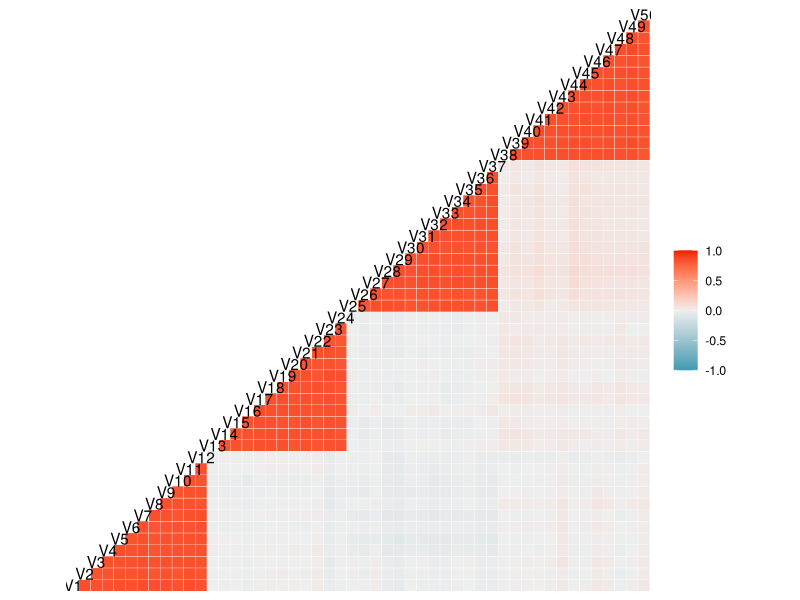
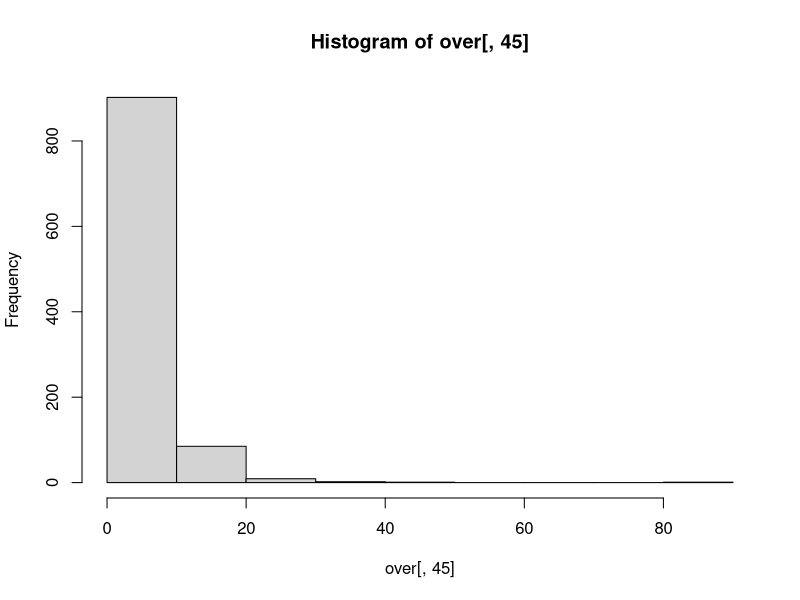
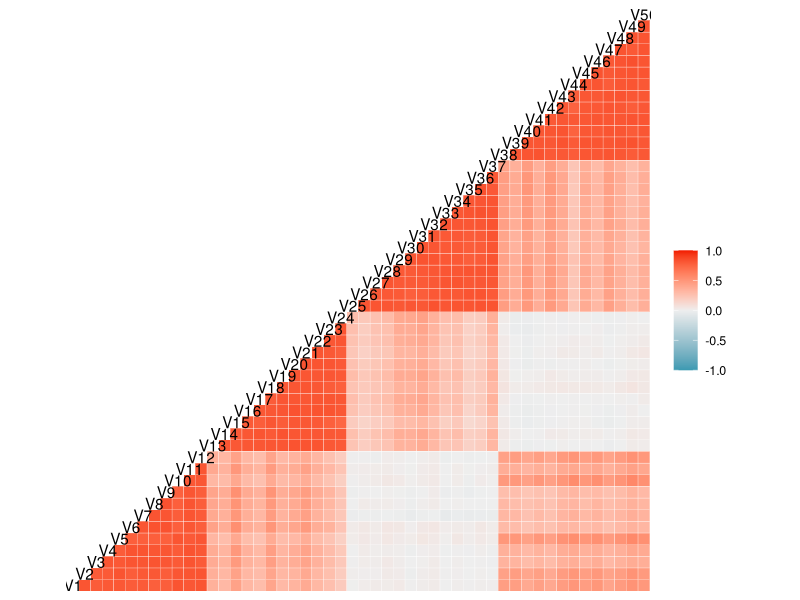
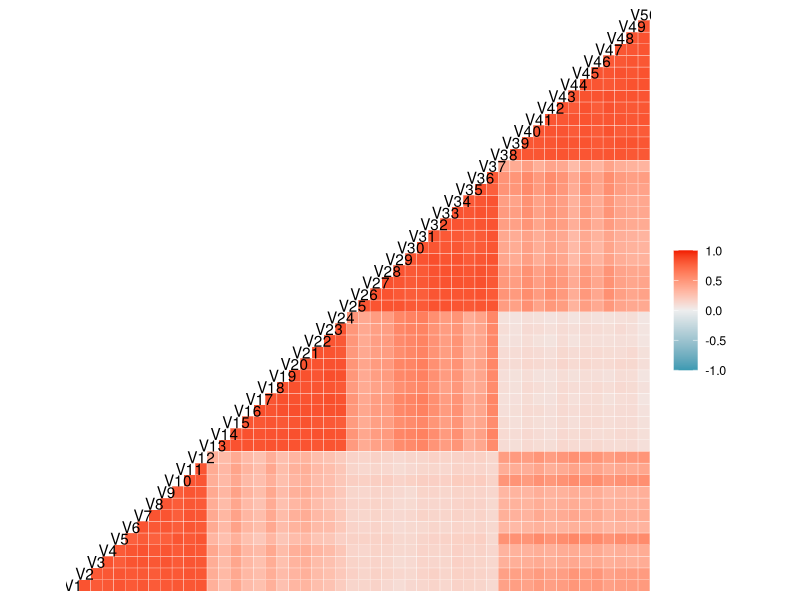
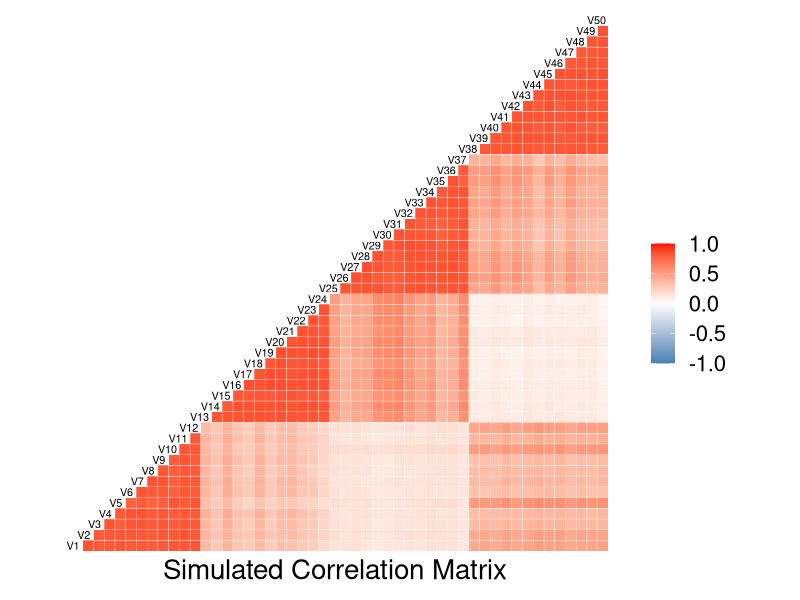
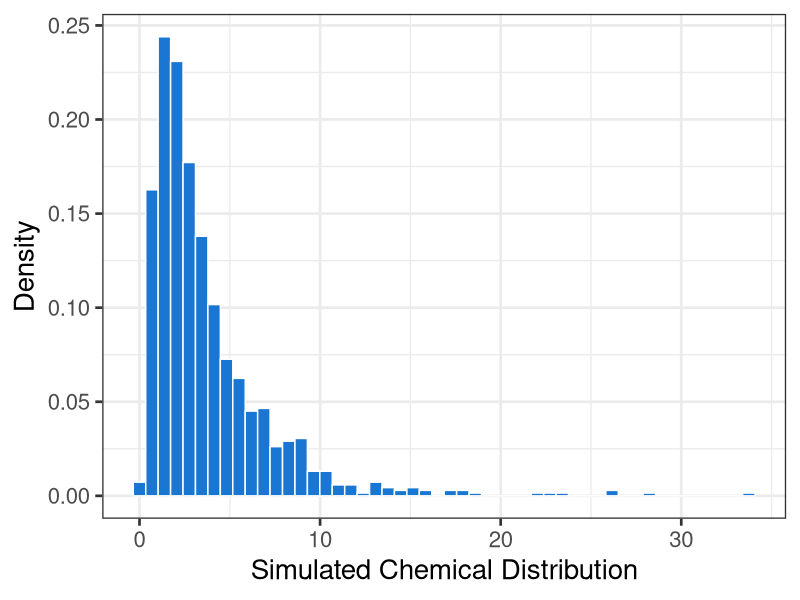
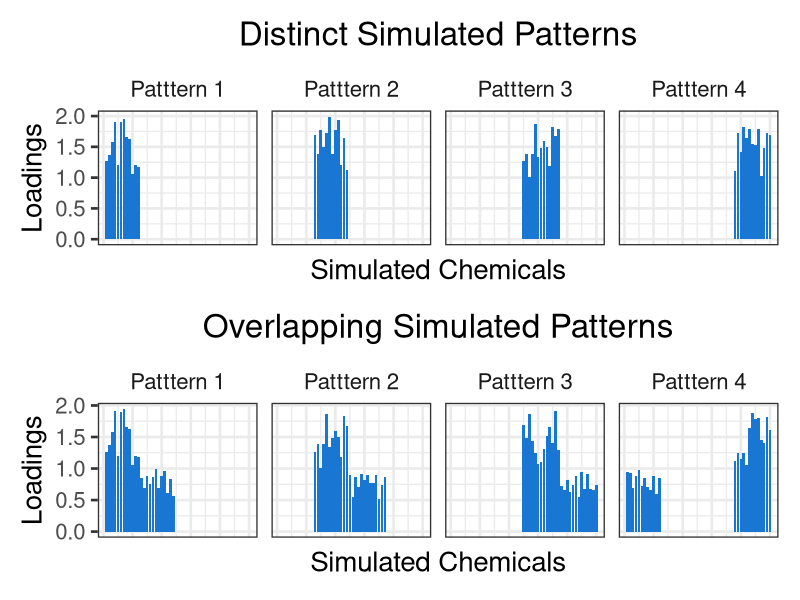

Recreate these plots in R, in order.
## ---- chunk 1
options(scipen = 999)

library(MASS)
library(tidyverse)
library(GGally)
library(patchwork)
## ---- chunk 2
## Construct a matrix for 4 TRUE exposure patterns
create_patterns_dist <- function (seed) {
  set.seed(seed)
  patterns_dist <- 
    rbind(c(runif(12, 1, 2),   rep(0, 38)),
          c(rep(0, 12),        runif(12, 1, 2),   rep(0, 26)),
          c(rep(0, 24),                           runif(13, 1, 2),  rep(0, 13)),
          c(rep(0, 37), runif(13, 1, 2)))
  patterns_dist
}

patterns_dist_iter <- tibble(seed = 1:100) %>% 
 mutate(true_patterns = map(seed, create_patterns_dist))
## ---- chunk 3
create_scores_dist <- function (seed) {
  scores_dist <- matrix(nrow = 1000, ncol = 4)
  set.seed(seed)
  scores_dist <- exp(mvrnorm(n = 1000, mu = rep(0, 4),
                          Sigma = diag(rep(1, 4)))) # Independent log normal dist
  scores_dist
}

scores_dist_iter <- patterns_dist_iter %>% 
 mutate(true_scores = map(seed, create_scores_dist))
## ---- chunk 4
sim_dist <- scores_dist_iter %>% 
  mutate(chem = map2(true_scores, true_patterns, `%*%`))
## ---- chunk 5
add_noise <- function (seed, chemx) {
  n = nrow(chemx)
  p = ncol(chemx)
  noise <- matrix(NA, nrow = n, ncol = p)

  for (i in 1:p) {
    noise[,i] <- (rnorm(n, mean = 0, sd = sd(chemx[,i])/2))
  }
  sim = pmax(chemx + noise, 0)
  sim
}

sim_dist <- sim_dist %>% 
 mutate(sim = map2(seed, chem, add_noise))
## ---- chunk 6
sort(apply(sim_dist$chem[[1]], 2, var)/5)  
sort(apply(sim_dist$sim[[1]], 2, sd)/2)

dist <- sim_dist$sim[[1]]
ggcorr(as_tibble(dist))
cor(dist)[1:15,1:7]
## ---- chunk 7
create_patterns_over <- function (seed) {
  set.seed(seed)
  patterns_cor <-
    rbind(c(runif(12, 1, 2),   runif(12, 0.5, 1), rep(0, 26)),
          c(rep(0, 12),        runif(12, 1, 2),   runif(13, 0.5, 1), rep(0, 13)),
          c(rep(0, 24),                           runif(13, 1, 2),   runif(13, 0.5, 1)),
          c(runif(12, 0.5, 1), rep(0, 25),        runif(13, 1, 2)))
  patterns_cor
}

patterns_over_iter <- tibble(seed = 1:100) %>% 
 mutate(true_patterns = map(seed, create_patterns_over))
## ---- chunk 8
sim_over <- scores_dist_iter %>% 
  dplyr::select(seed, true_scores) %>% 
  full_join(., patterns_over_iter) %>% 
  mutate(chem = map2(true_scores, true_patterns, `%*%`))
## ---- chunk 9
sim_over <- sim_over %>% 
 mutate(sim = map2(seed, chem, add_noise))
## ---- chunk 10
over <- sim_over$sim[[1]]
hist(over[,45])
ggcorr(over)
cor(over)[1:15,1:7]
## ---- chunk 11
create_scores_cor <- function (seed) {
  scores_cor <- matrix(nrow = 1000, ncol = 4)
  cov <- matrix( c(1,    0.25, 0.15, 0.15,
                  0.25, 1,    0.15, 0.15,
                  0.15, 0.15, 1,    0.25,
                  0.15, 0.15, 0.25, 1), nrow = 4)
  
  set.seed(seed)
  scores_cor <- exp(mvrnorm(n = 1000, mu = rep(0, 4), 
                          Sigma = cov)) # dists are kind of DEPENDENT
  }

scores_cor_iter <- patterns_over_iter %>% 
 mutate(true_scores = map(seed, create_scores_cor))
## ---- chunk 12
sim_cor <- scores_cor_iter %>% 
  dplyr::select(seed, true_scores) %>% 
  full_join(., patterns_over_iter) %>% 
  mutate(chem = map2(true_scores, true_patterns, `%*%`))
## ---- chunk 13
sim_cor <- sim_cor %>% 
 mutate(sim = map2(seed, chem, add_noise))
## ---- chunk 14
cor <- sim_cor$sim[[1]]

cor(cor)[1:15,1:7]

ggcorr(cor)
## ---- chunk 15
#pdf("/Users/lizzy/OneDrive/Columbia/Spring 2021/netflix/figures/sim_corr.pdf")
ggcorr(cor, 
       hjust = 0.85, size = 2.75, layout.exp = 1,
       low = "steelblue", mid = "white", high = "red") +
  labs(x = "Simulated Correlation Matrix") +
  theme_minimal(base_size = 20)
#dev.off()

#pdf("/Users/lizzy/OneDrive/Columbia/Spring 2021/netflix/figures/sim_hist.pdf")
as_tibble(sim_cor$chem[[1]][,1]) %>% 
  #mutate(id = 1:nrow(.)) %>% 
  #pivot_longer(V1:V50) %>% 
  ggplot(aes(x = value)) +
  geom_histogram(aes(y = stat(density)), bins = 50, fill = "#1976D2",col="white") + # HTML color code to match latex
  theme_bw(base_size = 20) +
  labs(x = "Simulated Chemical Distribution", y = "Density")
#dev.off()

pat = sim_dist$true_patterns[[1]]
pato = sim_over$true_patterns[[1]]

plot_dist = as_tibble(t(pat)) %>% 
  mutate(chem = 1:nrow(.)) %>% 
  pivot_longer(V1:V4) %>% 
  mutate(name = str_c("Patttern ", str_remove(name, "V"))) %>% 
  ggplot(aes(x = chem, y = value)) +
  geom_col(fill = "#1976D2") + # HTML color code to match latex
  facet_grid(.~name) +
  theme_bw(base_size = 20) +
  labs(x = "Simulated Chemicals", y = "Loadings") +
    theme(axis.text.x = element_blank(),
          strip.background = element_blank(),
          axis.ticks.x = element_blank(),
          plot.title = element_text(hjust = 0.5))  + 
  ggtitle("Distinct Simulated Patterns")

plot_over = as_tibble(t(pato)) %>% 
  mutate(chem = 1:nrow(.)) %>% 
  pivot_longer(V1:V4) %>% 
  mutate(name = str_c("Patttern ", str_remove(name, "V"))) %>% 
  ggplot(aes(x = chem, y = value)) +
  geom_col(fill = "#1976D2") + 
  facet_grid(.~name) +
  theme_bw(base_size = 20) +
  labs(x = "Simulated Chemicals", y = "Loadings") +
    theme(axis.text.x = element_blank(),
        strip.background = element_blank(),
        axis.ticks.x = element_blank(),
        plot.title = element_text(hjust = 0.5)) + ggtitle("Overlapping Simulated Patterns")

#pdf("/Users/lizzy/OneDrive/Columbia/Spring 2021/netflix/figures/sim_patterns.pdf")
(plot_dist) / (plot_over)
#dev.off()
## ---- chunk 16
sim_noise <- rbind(sim_dist %>% mutate(data = "Distinct"),
      sim_over %>% mutate(data = "Overlapping"),
      sim_cor %>% mutate(data = "Correlated"))

# save(sim_noise, file = "./Sims/sim_noise.RDA")

# for (i in 1:nrow(sim_noise)) {
#   write_csv(as_tibble(sim_noise$sim[[i]]),           paste0("./Sims/Noise/sim_noise_", i, ".csv"))
#   write_csv(as_tibble(sim_noise$chem[[i]]),          paste0("./Sims/Noise/chem_noise_", i, ".csv"))
#   write_csv(as_tibble(sim_noise$true_patterns[[i]]), paste0("./Sims/Noise/patterns_noise_", i, ".csv"))
#   write_csv(as_tibble(sim_noise$true_scores[[i]]),   paste0("./Sims/Noise/scores_noise_", i, ".csv"))
# }

